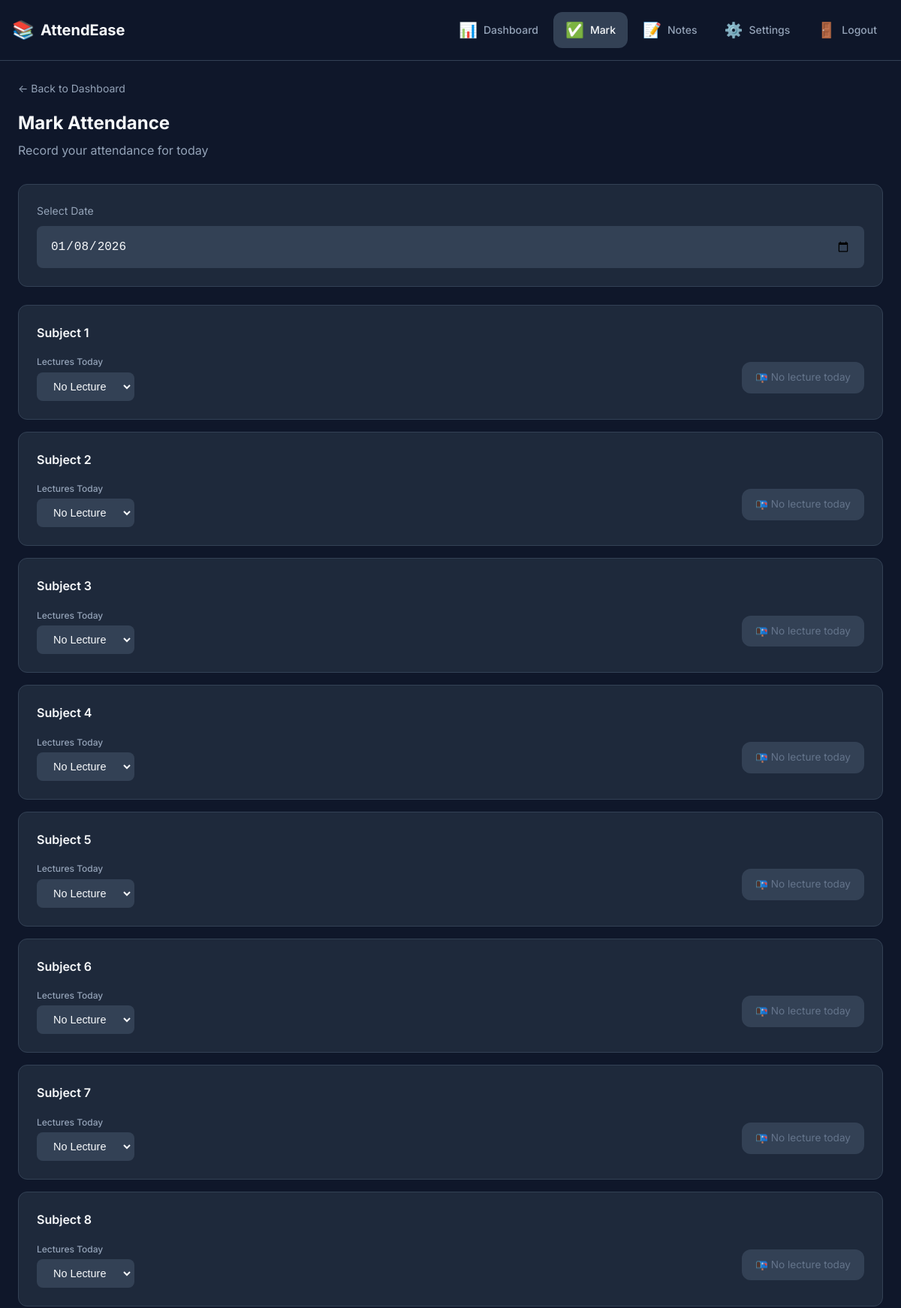
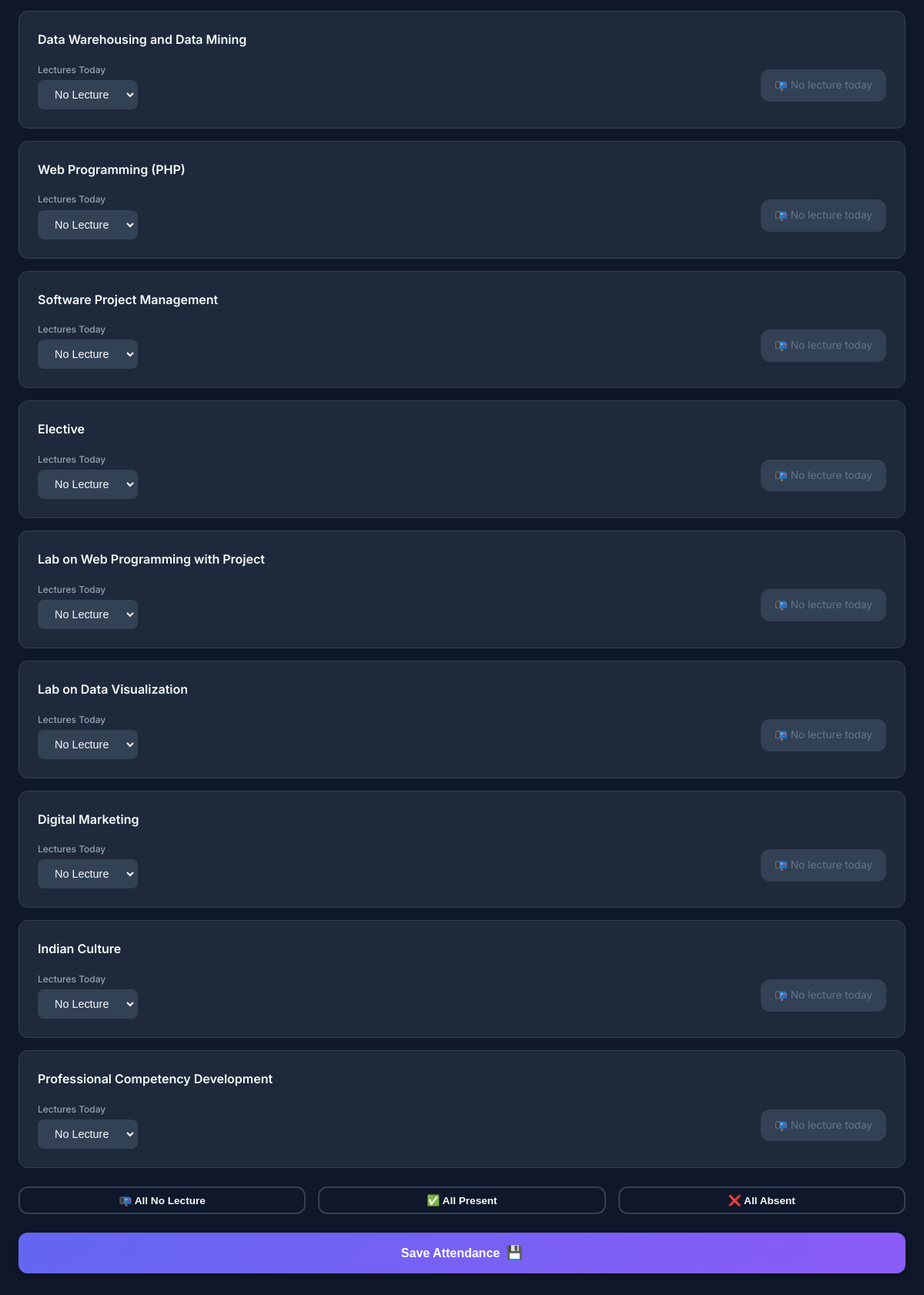
/mark-attendance (signed in), run on the app's committed database (2 pictures, top to bottom).
### models.py (models this page shows, shortened)
class Subject(db.Model):
    __tablename__ = 'subjects'
    id = db.Column(db.Integer, primary_key=True)
    name = db.Column(db.String(100), nullable=False)
    total_lectures = db.Column(db.Integer, default=40)
    attendance_records = db.relationship('Attendance', backref='subject', lazy='dynamic')

### app.py (the view, shortened to what this page needs)
@app.route('/mark-attendance', methods=['GET', 'POST'])
@login_required
def mark_attendance():
    subjects = Subject.query.all()
    today = date.today()
    requested_date_str = request.args.get('date') or request.form.get('date')
    if requested_date_str:
        try:
            target_date = datetime.strptime(requested_date_str, '%Y-%m-%d').date()
        except ValueError:
            target_date = today
    else:
        target_date = today
    if target_date > today:
        target_date = today
        flash('Cannot mark attendance for future dates.', 'warning')
    subject_status = []
    for subject in subjects:
        record = Attendance.query.filter_by(
            user_id=current_user.id,
            subject_id=subject.id,
            date=target_date
        ).first()
        if record is None:
            lectures_total = 0
            lectures_present = 0
        else:
            lectures_total = record.lectures_total
            lectures_present = record.lectures_present
        subject_status.append({
            'id': subject.id,
            'name': subject.name,
            'lectures_total': lectures_total,
            'lectures_present': lectures_present,
            'already_marked': record is not None
        })
    return render_template('mark_attendance.html', subjects=subject_status, today=today, target_date=target_date)

### app.py (called while the page is built)
@login_manager.user_loader
def load_user(user_id):
    return User.query.get(int(user_id))

### templates/mark_attendance.html (shortened to what this page needs)
{% extends 'base.html' %}
{% block content %}
<div class="mark-attendance">
    <header class="page-header">
        <a href="{{ url_for('dashboard') }}" class="back-link">← Back to Dashboard</a>
        <h1>Mark Attendance</h1>
        <p>Record your attendance for today</p>
    </header>
    <form method="POST" class="attendance-form">
        <div class="date-selector">
            <label for="date">Select Date</label>
            <input type="date" id="date" name="date" value="{{ target_date.isoformat() }}" max="{{ today.isoformat() }}"
                onchange="window.location.href='{{ url_for('mark_attendance') }}?date=' + this.value">
        </div>
        <div class="subjects-list">
            {% for subject in subjects %}
            <div class="attendance-item {% if subject.already_marked %}already-marked{% endif %}"
                data-subject="{{ subject.id }}">
                <div class="subject-info">
                    <h3>{{ subject.name }}</h3>
                </div>
                <div class="attendance-controls">
                    <div class="lectures-dropdown">
                        <label for="lectures_{{ subject.id }}">Lectures Today</label>
                        <select name="lectures_{{ subject.id }}" id="lectures_{{ subject.id }}"
                            class="lecture-count-select" data-subject="{{ subject.id }}">
                            <option value="0" {% if subject.lectures_total==0 %}selected{% endif %}>No Lecture</option>
                        </select>
                    </div>
                    <div class="no-lecture-indicator" id="no_lecture_{{ subject.id }}" >
                        <span class="no-lecture-text">📭 No lecture today</span>
                    </div>
                </div>
            </div>
            {% endfor %}
        </div>
        <div class="quick-actions">
            <button type="button" class="btn btn-outline" id="markAllNoLecture">
                <span>📭 All No Lecture</span>
            </button>
            <button type="button" class="btn btn-outline" id="markAllPresent">
                <span>✅ All Present</span>
            </button>
            <button type="button" class="btn btn-outline" id="markAllAbsent">
                <span>❌ All Absent</span>
            </button>
        </div>
        <button type="submit" class="btn btn-primary btn-full">
            <span>Save Attendance</span>
            <span class="btn-icon">💾</span>
        </button>
    </form>
</div>
{% endblock %}

### data on the page
Subject: name "Subject 1"
Subject: name "Subject 2"
Subject: name "Subject 3"
Subject: name "Subject 4"
Subject: name "Subject 5"
Subject: name "Subject 6"
Subject: name "Subject 7"
Subject: name "Subject 8"
Subject: name "Data Warehousing and Data Mining"
Subject: name "Web Programming (PHP)"
Subject: name "Software Project Management"
Subject: name "Elective"
Subject: name "Lab on Web Programming with Project"
Subject: name "Lab on Data Visualization"
Subject: name "Digital Marketing"
Subject: name "Indian Culture"
Subject: name "Professional Competency Development"
